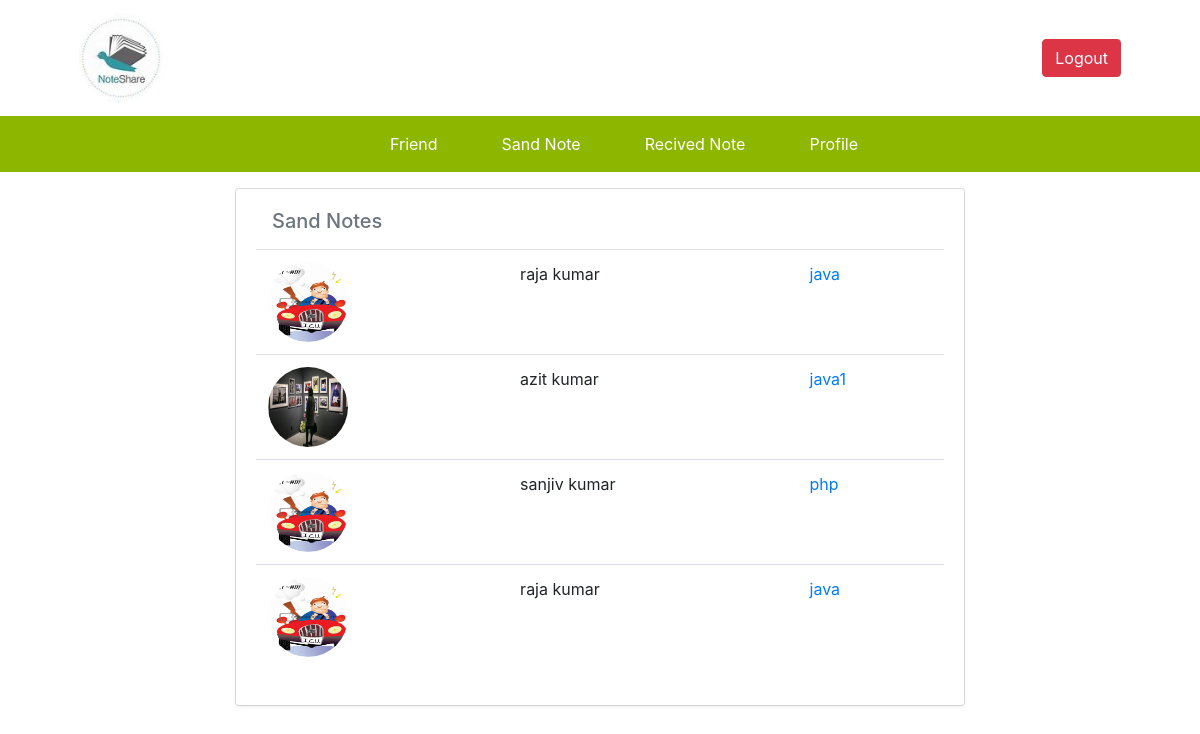
/allsendnote (signed in), run on the app's committed database.
### notesapp/models.py (models this page shows, shortened)
class NoteShare(models.Model):
    note_id = models.AutoField(primary_key=True)
    sender_id = models.ForeignKey(UserDetail,on_delete=models.CASCADE, related_name='sender_id')
    reciver_id = models.ForeignKey(UserDetail,on_delete=models.CASCADE, related_name='reciver_id')
    title = models.CharField(max_length=200)
    note = models.FileField(upload_to='media/')

class UserDetail(models.Model):
    ud_id = models.AutoField(primary_key=True)
    user = models.ForeignKey(settings.AUTH_USER_MODEL , on_delete = models.CASCADE)
    name = models.CharField(max_length=200)
    contact = models.IntegerField()
    email  = models.EmailField()
    image = models.ImageField(upload_to='media/')
    city = models.CharField(max_length=200)
    address = models.CharField(max_length=200)

### notesapp/views.py (the view)
# urls.py: path('allsendnote',AllSandNotes.as_view(),name = 'allsendnote'),
class AllSandNotes(LoginRequiredMixin,View):
    def get(self,request):
        data = NoteShare.objects.filter(sender_id__user = request.user)
        context = {"sendnote":data}
        return render(request,'users/all_sand_notes.html',context)

### templates/users/all_sand_notes.html
{% extends 'users/base.html' %}
{% block content %}
    <div class="container mt-3">
        <div class="row">
            <div class="col-lg-8 mx-auto">
                <div class="card">
                    <div class="card-body border-0 shadow-sm">
                    <h5 class="display-5 text-success text-muted mb-3 ml-3">Sand Notes</h5>
                        <table class="table table-hover">
                            {% for foo in sendnote %}
                            <tr>
                                <td><img src="{{ foo.reciver_id.image.url }}" alt="" style="height:80px; width:80px; border-radius: 50px;"></td>
                                <td>{{ foo.reciver_id.name }}</td>
                                <td><a href="{{ foo.note.url }}" download>{{ foo.title }}</a></td>
                            </tr>
                            {% endfor %}
                        </table>
                    </div>
                </div>
            </div>
        </div>
    </div>
{% endblock %}

### templates/users/base.html (shortened to what this page needs)
<!DOCTYPE html>
<html lang="en">
<head>
    {% load static %}
    <link rel="stylesheet" href="{% static 'bootstrap.css' %}">
</head>
<body>
<nav class="navbar navbar-expand-lg navbar-dark  sticky-top" style="background-color:transparent">
  <div class="container-fluid">
    <div class="collapse navbar-collapse" id="navbarTogglerDemo01">
      <a class="navbar-brand ml-5 " style="color:#FDA7DF" href=""><img src="{% static 'logo.jfif' %}" alt="" height="90px" style="border-radius:40px;" ></a>
      <ul class="navbar-nav ml-auto mb-2 mb-lg-0">
          {% if user.is_authenticated  %}
              <li class="nav-item">
                <a class="btn btn-danger mr-5" href="{% url 'logout' %}">Logout</a>
              </li>
          {% endif %}
        </ul>
    </div>
  </div>
</nav>
<nav class="navbar navbar-expand-lg navbar-dark " style="background-color:#8db600" >
  <div class="container-fluid">
      <ul class="navbar-nav ml-5 mx-auto mb-lg-0">
        <li class="nav-item"><a href="{% url 'alluser' %}" class="nav-link active ml-5">Friend</a></li>
        <li class="nav-item"><a href="{% url 'allsendnote' %}" class="nav-link active ml-5">Sand Note</a></li>
        <li class="nav-item"><a href="{% url 'allrecivenote' %}" class="nav-link active ml-5">Recived Note</a></li>
        <li class="nav-item"><a href="{% url 'profile' %}" class="nav-link active ml-5">Profile</a></li>
      </ul>
    </div>
</nav>
{% block content  %} {% endblock %}
</body>
</html>

### data on the page
NoteShare: reciver_id.image (picture), reciver_id.name "raja kumar", title "java"
NoteShare: reciver_id.image (picture), reciver_id.name "azit kumar", title "java1"
NoteShare: reciver_id.image (picture), reciver_id.name "sanjiv kumar", title "php"
NoteShare: reciver_id.image (picture), reciver_id.name "raja kumar", title "java"
